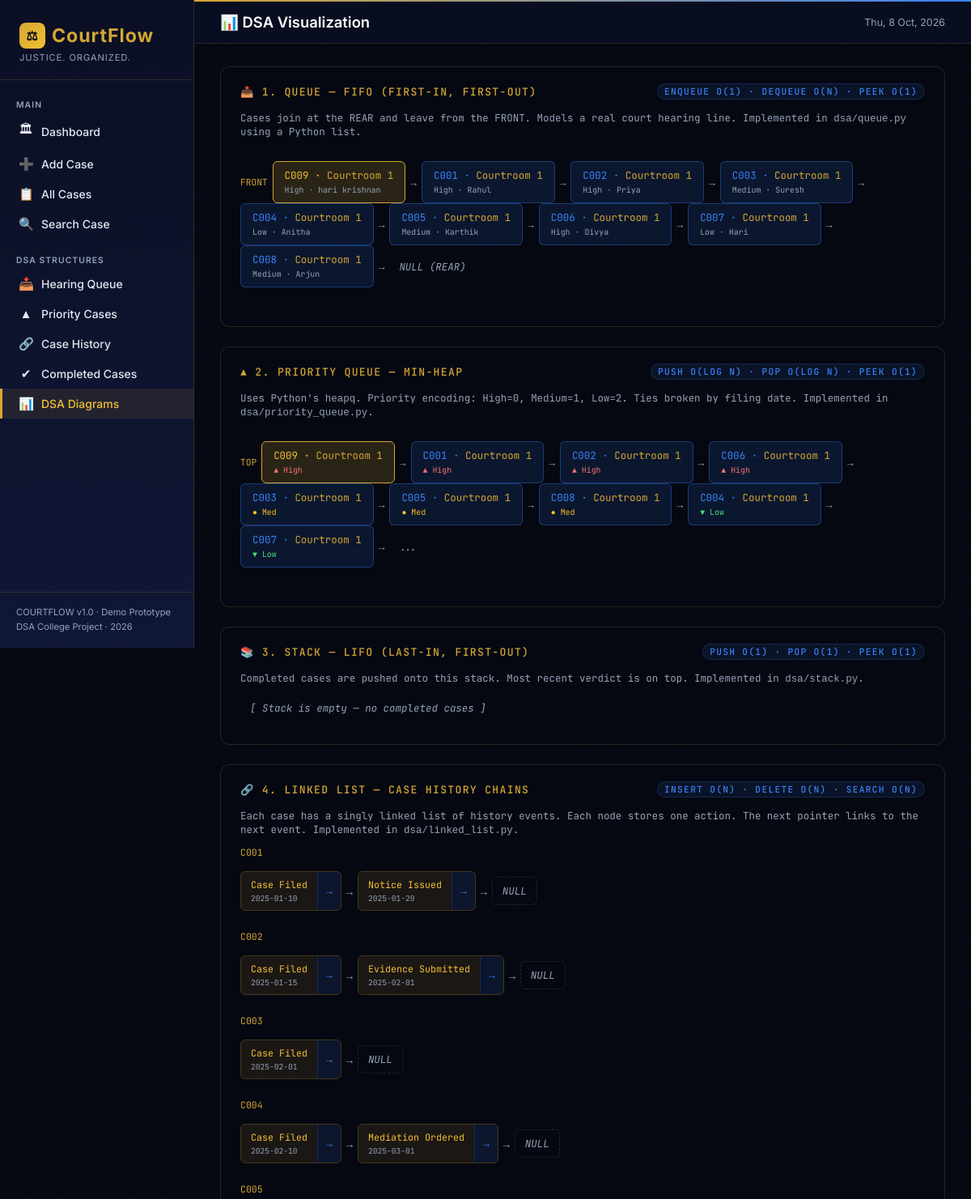
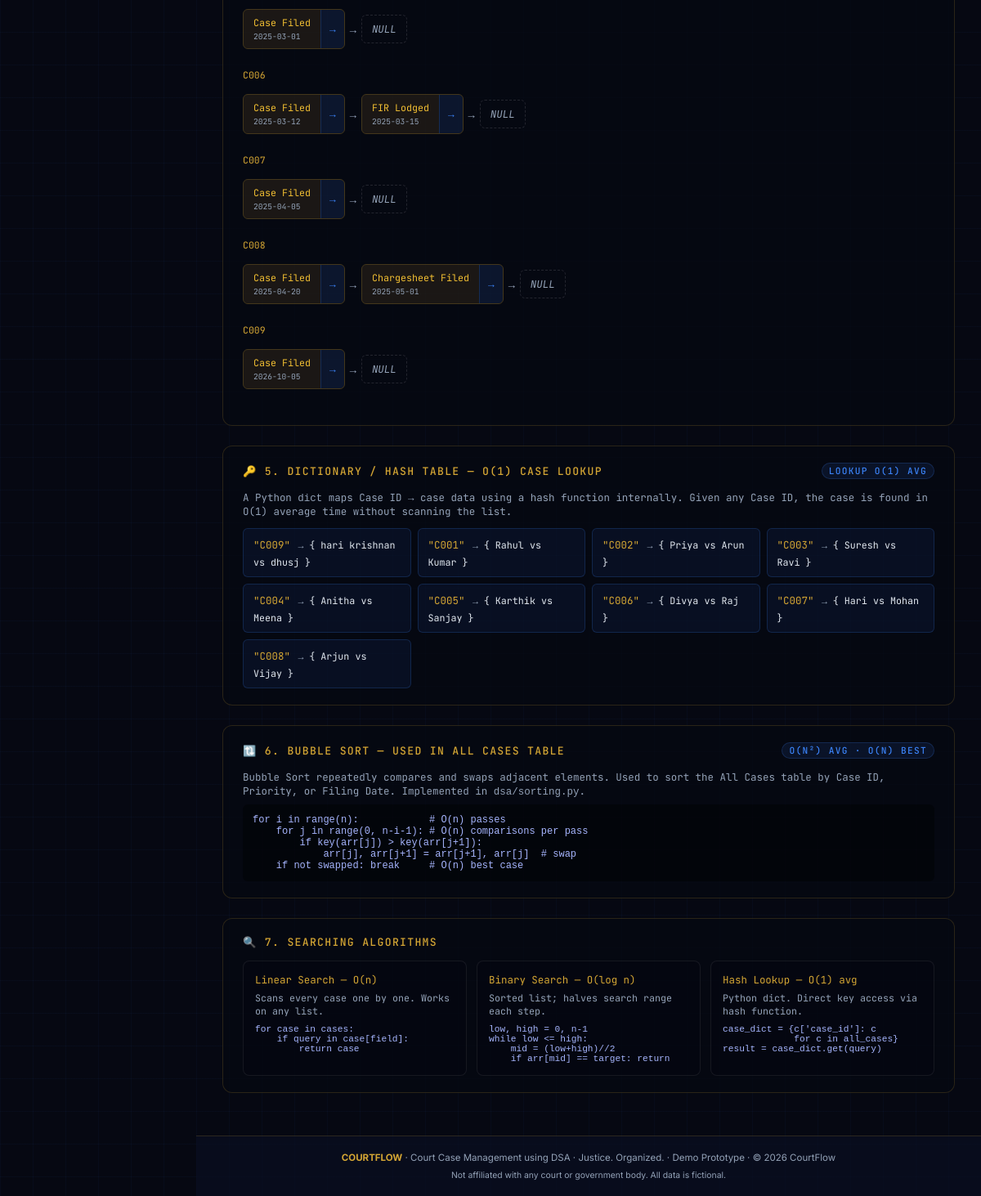
The app's page /dsa with its own data (2 pictures, top to bottom).
### tables this page shows
CREATE TABLE cases (
            case_id     TEXT PRIMARY KEY,
            plaintiff   TEXT NOT NULL,
            defendant   TEXT NOT NULL,
            case_type   TEXT NOT NULL,
            description TEXT,
            priority    TEXT NOT NULL DEFAULT 'Low',
            filing_date TEXT NOT NULL,
            hearing_date TEXT,
            judge       TEXT,
            lawyer      TEXT,
            status      TEXT NOT NULL DEFAULT 'Pending'
        , courtroom_no TEXT DEFAULT 'Courtroom 1');

CREATE TABLE case_history (
            entry_id    INTEGER PRIMARY KEY AUTOINCREMENT,
            case_id     TEXT NOT NULL,
            action      TEXT NOT NULL,
            action_date TEXT NOT NULL,
            note        TEXT,
            FOREIGN KEY (case_id) REFERENCES cases(case_id) ON DELETE CASCADE
        );

### app.py (the view)
@app.route("/dsa")
def dsa_viz():
    queue, pq, stack, case_dict, linked_lists = build_structures()
    all_cases = db.get_all_cases()
    return render_template(
        "dsa.html",
        queue_list     = queue.display(),
        pq_list        = pq.display(),
        stack_list     = stack.display(),
        case_dict      = case_dict,
        linked_lists   = {k: v.display() for k, v in linked_lists.items()},
        all_cases      = all_cases,
    )

### database.py (called while the page is built)
def get_db():
    conn = sqlite3.connect(DB_PATH)
    conn.row_factory = sqlite3.Row   # allows row['column_name'] access
    conn.execute("PRAGMA foreign_keys = ON")
    return conn

def get_all_cases():
    conn = get_db()
    rows = conn.execute("SELECT * FROM cases ORDER BY filing_date").fetchall()
    conn.close()
    return [dict(r) for r in rows]

def get_all_history():
    conn = get_db()
    rows = conn.execute(
        "SELECT * FROM case_history ORDER BY case_id, action_date, entry_id"
    ).fetchall()
    conn.close()
    return [dict(r) for r in rows]

### dsa/linked_list.py (called while the page is built)
    def insert(self, data):
        new_node = Node(data)
        if self.head is None:
            self.head = new_node
            return
        current = self.head
        while current.next is not None:
            current = current.next
        current.next = new_node

    def display(self):
        result = []
        current = self.head
        while current is not None:
            result.append(current.data)
            current = current.next
        return result

### dsa/priority_queue.py (called while the page is built)
    def push(self, case):
        priority_key = _PRIORITY_MAP.get(case.get("priority", "Low"), 2)
        filing_date = case.get("filing_date", "9999-12-31")  # earlier = better
        heapq.heappush(self._heap, (priority_key, filing_date, self._counter, case))
        self._counter += 1

    def display(self):
        sorted_items = sorted(self._heap, key=lambda x: (x[0], x[1]))
        return [item[3] for item in sorted_items]

### dsa/queue.py (called while the page is built)
    def enqueue(self, case):
        self._data.append(case)

    def display(self):
        return list(self._data)

### dsa/stack.py (called while the page is built)
    def display(self):
        return list(reversed(self._data))

### templates/dsa.html (shortened to what this page needs)
{% extends "base.html" %}
{% block page_title %}📊 DSA Visualization{% endblock %}
{% block content %}
<div class="dsa-panel">
  <div class="dsa-panel-title">
    📥 1. Queue — FIFO (First-In, First-Out)
    <span class="dsa-complexity">Enqueue O(1) · Dequeue O(n) · Peek O(1)</span>
  </div>
  <p style="font-size:0.78rem;color:var(--text-muted);margin-bottom:12px">
    Cases join at the REAR and leave from the FRONT. Models a real court hearing line.
    Implemented in <code>dsa/queue.py</code> using a Python list.
  </p>
  {% if queue_list %}
  <div class="queue-vis">
    <span style="font-size:0.70rem;color:var(--gold);margin-right:6px">FRONT</span>
    {% for case in queue_list %}
    <div class="queue-item">
      <div class="queue-box {% if loop.first %}front{% endif %}">
        {{ case.case_id }} · <span style="color:var(--gold)">{{ case.courtroom_no or 'Courtroom 1' }}</span><br>
        <span style="font-size:0.62rem;color:var(--text-muted)">{{ case.priority }} · {{ case.plaintiff }}</span>
      </div>
      {% if not loop.last %}
      <div class="queue-arrow">→</div>
      {% endif %}
    </div>
    {% endfor %}
    <div class="queue-arrow">→</div>
    <div class="queue-null">NULL (REAR)</div>
  </div>
  {% else %}
  <div class="queue-null" style="margin:8px 0">[ Queue is empty ]</div>
  {% endif %}
</div>
<div class="dsa-panel">
  <div class="dsa-panel-title">
    ▲ 2. Priority Queue — Min-Heap
    <span class="dsa-complexity">Push O(log n) · Pop O(log n) · Peek O(1)</span>
  </div>
  <p style="font-size:0.78rem;color:var(--text-muted);margin-bottom:12px">
    Uses Python's <code>heapq</code>. Priority encoding: High=0, Medium=1, Low=2.
    Ties broken by filing date. Implemented in <code>dsa/priority_queue.py</code>.
  </p>
  {% if pq_list %}
  <div class="queue-vis">
    <span style="font-size:0.70rem;color:var(--gold);margin-right:6px">TOP</span>
    {% for case in pq_list %}
    <div class="queue-item">
      <div class="queue-box {% if loop.first %}front{% endif %}">
        {{ case.case_id }} · <span style="color:var(--gold)">{{ case.courtroom_no or 'Courtroom 1' }}</span><br>
        <span style="font-size:0.62rem">
          {% if case.priority == 'High' %}<span style="color:#f87171">▲ High</span>
          {% elif case.priority == 'Medium' %}<span style="color:#fbbf24">● Med</span>
          {% else %}<span style="color:#4ade80">▼ Low</span>{% endif %}
        </span>
      </div>
      {% if not loop.last %}
      <div class="queue-arrow">→</div>
      {% endif %}
    </div>
    {% endfor %}
    <div class="queue-arrow">→</div>
    <div class="queue-null">...</div>
  </div>
  {% else %}
  <div class="queue-null" style="margin:8px 0">[ Priority Queue is empty ]</div>
  {% endif %}
</div>
<div class="dsa-panel">
  <div class="dsa-panel-title">
    📚 3. Stack — LIFO (Last-In, First-Out)
    <span class="dsa-complexity">Push O(1) · Pop O(1) · Peek O(1)</span>
  </div>
  <p style="font-size:0.78rem;color:var(--text-muted);margin-bottom:12px">
    Completed cases are pushed onto this stack. Most recent verdict is on top.
    Implemented in <code>dsa/stack.py</code>.
  </p>
  {% if stack_list %}
  <div class="stack-vis">
    {% for case in stack_list %}
    <div class="stack-item">
      <div class="stack-box {% if loop.first %}top{% endif %}">{{ case.case_id }} [{{ case.courtroom_no or 'Courtroom 1' }}] — {{ case.plaintiff }} vs {{ case.defendant }}</div>
      <span class="stack-label">{% if loop.first %}← TOP{% endif %}</span>
    </div>
    {% endfor %}
    <div style="font-size:0.70rem;color:var(--text-muted);margin-top:4px;font-family:'JetBrains Mono',monospace">⊥ BOTTOM</div>
  </div>
  {% else %}
  <div class="queue-null" style="margin:8px 0">[ Stack is empty — no completed cases ]</div>
  {% endif %}
</div>
<div class="dsa-panel">
  <div class="dsa-panel-title">
    🔗 4. Linked List — Case History Chains
    <span class="dsa-complexity">Insert O(n) · Delete O(n) · Search O(n)</span>
  </div>
  <p style="font-size:0.78rem;color:var(--text-muted);margin-bottom:12px">
    Each case has a singly linked list of history events.
    Each node stores one action. The next pointer links to the next event.
    Implemented in <code>dsa/linked_list.py</code>.
  </p>
  {% for case_id, entries in linked_lists.items() %}
  {% if entries %}
  <div style="margin-bottom:12px">
    <p style="font-size:0.72rem;color:var(--gold);margin-bottom:6px">{{ case_id }}</p>
    <div class="ll-chain">
      {% for entry in entries %}
      <div class="ll-node">
        <div class="ll-data">
          <span>{{ entry.action|truncate(20) }}</span>
          <span style="font-size:0.60rem;color:var(--text-muted)">{{ entry.action_date }}</span>
        </div>
        <div class="ll-ptr">→</div>
      </div>
      <div class="ll-arrow">→</div>
      {% endfor %}
      <div class="ll-null">NULL</div>
    </div>
  </div>
  {% endif %}
  {% endfor %}
</div>
<div class="dsa-panel">
  <div class="dsa-panel-title">
    🔑 5. Dictionary / Hash Table — O(1) Case Lookup
    <span class="dsa-complexity">Lookup O(1) avg</span>
  </div>
  <p style="font-size:0.78rem;color:var(--text-muted);margin-bottom:12px">
    A Python <code>dict</code> maps Case ID → case data using a hash function internally.
    Given any Case ID, the case is found in O(1) average time without scanning the list.
  </p>
  <div style="display:grid;grid-template-columns:repeat(auto-fill,minmax(180px,1fr));gap:8px">
    {% for case_id, case in case_dict.items() %}
    <div style="background:rgba(59,130,246,0.07);border:1px solid rgba(59,130,246,0.20);border-radius:6px;padding:8px 12px">
      <span class="mono" style="color:var(--gold);font-size:0.78rem">"{{ case_id }}"</span>
      <span style="color:var(--text-muted);font-size:0.72rem"> → </span>
      <span style="font-size:0.73rem;color:var(--text-secondary)">{ {{ case.plaintiff }} vs {{ case.defendant }} }</span>
    </div>
    {% endfor %}
  </div>
</div>
<div class="dsa-panel">
  <div class="dsa-panel-title">
    🔃 6. Bubble Sort — Used in All Cases table
    <span class="dsa-complexity">O(n²) avg · O(n) best</span>
  </div>
  <p style="font-size:0.78rem;color:var(--text-muted);margin-bottom:8px">
    Bubble Sort repeatedly compares and swaps adjacent elements.
    Used to sort the All Cases table by Case ID, Priority, or Filing Date.
    Implemented in <code>dsa/sorting.py</code>.
  </p>
  <pre style="background:rgba(0,0,0,0.4);border-radius:6px;padding:12px;font-size:0.75rem;color:#a5b4fc;overflow-x:auto">for i in range(n):            # O(n) passes
    for j in range(0, n-i-1): # O(n) comparisons per pass
        if key(arr[j]) > key(arr[j+1]):
            arr[j], arr[j+1] = arr[j+1], arr[j]  # swap
    if not swapped: break     # O(n) best case</pre>
</div>
<div class="dsa-panel">
  <div class="dsa-panel-title">
    🔍 7. Searching Algorithms
  </div>
  <div style="display:grid;grid-template-columns:repeat(auto-fit,minmax(220px,1fr));gap:12px;margin-top:4px">
    <div style="background:rgba(6,8,18,0.6);border:1px solid rgba(255,255,255,0.07);border-radius:8px;padding:14px">
      <p class="mono" style="color:var(--gold);font-size:0.78rem;margin-bottom:6px">Linear Search — O(n)</p>
      <p style="font-size:0.73rem;color:var(--text-muted)">Scans every case one by one. Works on any list.</p>
      <pre style="font-size:0.70rem;color:#a5b4fc;margin-top:8px">for case in cases:
    if query in case[field]:
        return case</pre>
    </div>
    <div style="background:rgba(6,8,18,0.6);border:1px solid rgba(255,255,255,0.07);border-radius:8px;padding:14px">
      <p class="mono" style="color:var(--gold);font-size:0.78rem;margin-bottom:6px">Binary Search — O(log n)</p>
      <p style="font-size:0.73rem;color:var(--text-muted)">Sorted list; halves search range each step.</p>
      <pre style="font-size:0.70rem;color:#a5b4fc;margin-top:8px">low, high = 0, n-1
while low <= high:
    mid = (low+high)//2
    if arr[mid] == target: return</pre>
    </div>
    <div style="background:rgba(6,8,18,0.6);border:1px solid rgba(255,255,255,0.07);border-radius:8px;padding:14px">
      <p class="mono" style="color:var(--gold);font-size:0.78rem;margin-bottom:6px">Hash Lookup — O(1) avg</p>
      <p style="font-size:0.73rem;color:var(--text-muted)">Python dict. Direct key access via hash function.</p>
      <pre style="font-size:0.70rem;color:#a5b4fc;margin-top:8px">case_dict = {c['case_id']: c
             for c in all_cases}
result = case_dict.get(query)</pre>
    </div>
  </div>
</div>
{% endblock %}

### static/style.css (style rules this page uses)
:root { --midnight-0: #060812; --midnight-1: #0b0f24; --midnight-2: #101736; --midnight-3: #151f48; --midnight-4: #1a285a; --gold: #d4a634; --gold-light: #f2bf33; --blue: #3b82f6; --blue-dark: #2563eb; --text-primary: #ffffff; --text-secondary: #e2e8f0; --text-muted: #94a3b8; --glass-bg: rgba(21, 31, 72, 0.55); --glass-border: rgba(212, 166, 52, 0.18); --glass-blur: blur(14px); --radius: 12px; --radius-sm: 8px; --shadow-gold: 0 0 24px rgba(212,166,52,0.10); --shadow-blue: 0 0 24px rgba(59,130,246,0.13); --transition: 0.22s cubic-bezier(.4,0,.2,1); }
*, *::before, *::after { box-sizing: border-box; margin: 0; padding: 0; }
html { font-size: 16px; scroll-behavior: smooth; }
body { font-family: 'Inter', system-ui, sans-serif; background-color: var(--midnight-0); color: var(--text-primary); min-height: 100vh; display: flex; overflow-x: hidden; }
body::before { content: ''; position: fixed; inset: 0; background-image: linear-gradient(rgba(59,130,246,0.04) 1px, transparent 1px), linear-gradient(90deg, rgba(59,130,246,0.04) 1px, transparent 1px); background-size: 40px 40px; pointer-events: none; z-index: 0; }
.queue-vis { font-family: 'JetBrains Mono', monospace; display: flex; align-items: center; gap: 0; flex-wrap: wrap; margin: 16px 0; padding: 12px 0; }
.queue-item { display: flex; align-items: center; }
.queue-box { background: rgba(59,130,246,0.13); border: 1px solid rgba(59,130,246,0.35); border-radius: 6px; padding: 8px 14px; font-size: 0.78rem; color: var(--blue); white-space: nowrap; position: relative; transition: all var(--transition); }
.queue-box.front { background: rgba(212,166,52,0.18); border-color: var(--gold); color: var(--gold-light); }
.queue-arrow { padding: 0 6px; color: var(--text-muted); font-size: 0.80rem; }
.queue-null { padding: 8px 12px; font-size: 0.78rem; color: var(--text-muted); font-style: italic; }
.ll-chain { font-family: 'JetBrains Mono', monospace; display: flex; align-items: center; flex-wrap: wrap; gap: 0; margin: 16px 0; overflow-x: auto; padding-bottom: 8px; }
.ll-node { display: flex; align-items: stretch; border: 1px solid rgba(212,166,52,0.30); border-radius: 6px; overflow: hidden; font-size: 0.73rem; }
.ll-data { background: rgba(212,166,52,0.10); padding: 8px 12px; color: var(--gold-light); display: flex; flex-direction: column; gap: 2px; }
.ll-ptr { background: rgba(59,130,246,0.12); padding: 8px 10px; color: var(--blue); display: flex; align-items: center; border-left: 1px solid rgba(59,130,246,0.20); font-size: 0.80rem; }
.ll-arrow { padding: 0 6px; color: var(--text-muted); display: flex; align-items: center; font-size: 0.85rem; }
.ll-null { padding: 8px 12px; font-size: 0.78rem; color: var(--text-muted); font-style: italic; border: 1px dashed rgba(255,255,255,0.12); border-radius: 6px; display: flex; align-items: center; }
.dsa-panel { background: rgba(6,8,18,0.75); border: 1px solid var(--glass-border); border-radius: var(--radius); padding: 20px 24px; margin-bottom: 24px; font-family: 'JetBrains Mono', monospace; }
.dsa-panel-title { font-size: 0.82rem; font-weight: 500; color: var(--gold); text-transform: uppercase; letter-spacing: 0.10em; margin-bottom: 14px; display: flex; align-items: center; gap: 8px; }
.dsa-complexity { font-size: 0.70rem; color: var(--blue); background: rgba(59,130,246,0.10); border: 1px solid rgba(59,130,246,0.20); padding: 2px 8px; border-radius: 100px; margin-left: auto; font-family: 'JetBrains Mono', monospace; }
.mono { font-family: 'JetBrains Mono', monospace; }

### records on screen
cases: case_id "C009", courtroom_no "Courtroom 1", priority "High", plaintiff "hari krishnan", shows "▲ High", defendant "dhusj"
cases: case_id "C001", courtroom_no "Courtroom 1", priority "High", plaintiff "Rahul", shows "▲ High", defendant "Kumar"
cases: case_id "C002", courtroom_no "Courtroom 1", priority "High", plaintiff "Priya", shows "▲ High", defendant "Arun"
cases: case_id "C003", courtroom_no "Courtroom 1", priority "Medium", plaintiff "Suresh", shows "● Med", defendant "Ravi"
cases: case_id "C004", courtroom_no "Courtroom 1", priority "Low", plaintiff "Anitha", shows "▼ Low", defendant "Meena"
cases: case_id "C005", courtroom_no "Courtroom 1", priority "Medium", plaintiff "Karthik", shows "● Med", defendant "Sanjay"
cases: case_id "C006", courtroom_no "Courtroom 1", priority "High", plaintiff "Divya", shows "▲ High", defendant "Raj"
cases: case_id "C007", courtroom_no "Courtroom 1", priority "Low", plaintiff "Hari", shows "▼ Low", defendant "Mohan"
cases: case_id "C008", courtroom_no "Courtroom 1", priority "Medium", plaintiff "Arjun", shows "● Med", defendant "Vijay"
case_history: case "C001", action "Case Filed", action_date "2025-01-10"
case_history: action "Notice Issued", action_date "2025-01-20"
case_history: case "C002", action "Case Filed", action_date "2025-01-15"
case_history: action "Evidence Submitted", action_date "2025-02-01"
case_history: case "C003", action "Case Filed", action_date "2025-02-01"
case_history: case "C004", action "Case Filed", action_date "2025-02-10"
case_history: action "Mediation Ordered", action_date "2025-03-01"
case_history: case "C005", action "Case Filed", action_date "2025-03-01"
case_history: case "C006", action "Case Filed", action_date "2025-03-12"
case_history: action "FIR Lodged", action_date "2025-03-15"
case_history: case "C007", action "Case Filed", action_date "2025-04-05"
case_history: case "C008", action "Case Filed", action_date "2025-04-20"
case_history: action "Chargesheet Filed", action_date "2025-05-01"
case_history: case "C009", action "Case Filed", action_date "2026-10-05"
